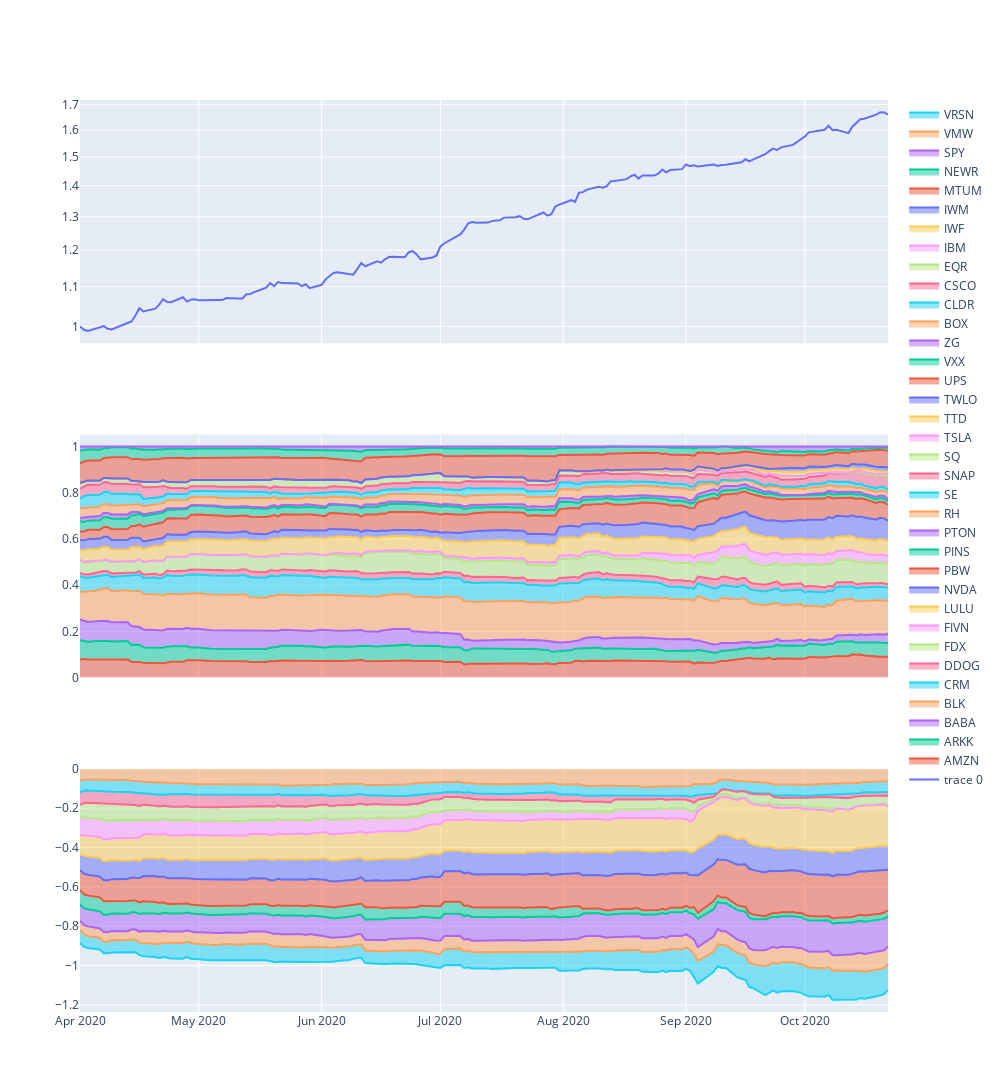

Notebook code for this chart:
### Code cell
from plotly.subplots import make_subplots
import plotly.graph_objects as go

fig = make_subplots(rows=3, cols=1, shared_xaxes=True)

cum_returns = (r.returns_history+1).cumprod()
fig.add_trace(go.Scatter(x=cum_returns.index, y=cum_returns), row=1, col=1)
fig.update_yaxes(type="log", row=1, col=1)


long_allocations = r.allocation_history[[c for c in r.allocation_history.columns if c in LONG_CANDIDATES]]
for (k, v) in long_allocations.items():
    fig.add_trace(go.Scatter(x=r.allocation_history.index, y=v, name=k, stackgroup='one'), row=2, col=1)
    
short_allocations = r.allocation_history[[c for c in r.allocation_history.columns if c in SHORT_CANDIDATES]]
for (k, v) in short_allocations.items():
    fig.add_trace(go.Scatter(x=r.allocation_history.index, y=v, name=k, stackgroup='one'), row=3, col=1)

fig.update_layout(
    autosize=False,
    width=1000,
    height=1200,)
fig.show()

### Figure 1 — Plotly figure (JSON) as saved in the notebook; plotly's stock layout.template omitted (floating-point values rounded to 4 significant figures; data arrays with more than 128 entries replaced by an {"elided": "..."} marker saying what was removed)
{"data": [{"type": "scatter", "x": {"elided": "143 str values"}, "xaxis": "x", "y": {"elided": "143 float values"}, "yaxis": "y"}, {"name": "AMZN", "stackgroup": "one", "type": "scatter", "x": {"elided": "143 str values"}, "xaxis": "x2", "y": {"elided": "143 float values"}, "yaxis": "y2"}, {"name": "ARKK", "stackgroup": "one", "type": "scatter", "x": {"elided": "143 str values"}, "xaxis": "x2", "y": {"elided": "143 float values"}, "yaxis": "y2"}, {"name": "BABA", "stackgroup": "one", "type": "scatter", "x": {"elided": "143 str values"}, "xaxis": "x2", "y": {"elided": "143 float values"}, "yaxis": "y2"}, {"name": "BLK", "stackgroup": "one", "type": "scatter", "x": {"elided": "143 str values"}, "xaxis": "x2", "y": {"elided": "143 float values"}, "yaxis": "y2"}, {"name": "CRM", "stackgroup": "one", "type": "scatter", "x": {"elided": "143 str values"}, "xaxis": "x2", "y": {"elided": "143 float values"}, "yaxis": "y2"}, {"name": "DDOG", "stackgroup": "one", "type": "scatter", "x": {"elided": "143 str values"}, "xaxis": "x2", "y": {"elided": "143 float values"}, "yaxis": "y2"}, {"name": "FDX", "stackgroup": "one", "type": "scatter", "x": {"elided": "143 str values"}, "xaxis": "x2", "y": {"elided": "143 float values"}, "yaxis": "y2"}, {"name": "FIVN", "stackgroup": "one", "type": "scatter", "x": {"elided": "143 str values"}, "xaxis": "x2", "y": {"elided": "143 float values"}, "yaxis": "y2"}, {"name": "LULU", "stackgroup": "one", "type": "scatter", "x": {"elided": "143 str values"}, "xaxis": "x2", "y": {"elided": "143 float values"}, "yaxis": "y2"}, {"name": "NVDA", "stackgroup": "one", "type": "scatter", "x": {"elided": "143 str values"}, "xaxis": "x2", "y": {"elided": "143 float values"}, "yaxis": "y2"}, {"name": "PBW", "stackgroup": "one", "type": "scatter", "x": {"elided": "143 str values"}, "xaxis": "x2", "y": {"elided": "143 float values"}, "yaxis": "y2"}, {"name": "PINS", "stackgroup": "one", "type": "scatter", "x": {"elided": "143 str values"}, "xaxis": "x2", "y": {"elided": "143 float values"}, "yaxis": "y2"}, {"name": "PTON", "stackgroup": "one", "type": "scatter", "x": {"elided": "143 str values"}, "xaxis": "x2", "y": {"elided": "143 float values"}, "yaxis": "y2"}, {"name": "RH", "stackgroup": "one", "type": "scatter", "x": {"elided": "143 str values"}, "xaxis": "x2", "y": {"elided": "143 float values"}, "yaxis": "y2"}, {"name": "SE", "stackgroup": "one", "type": "scatter", "x": {"elided": "143 str values"}, "xaxis": "x2", "y": {"elided": "143 float values"}, "yaxis": "y2"}, {"name": "SNAP", "stackgroup": "one", "type": "scatter", "x": {"elided": "143 str values"}, "xaxis": "x2", "y": {"elided": "143 float values"}, "yaxis": "y2"}, {"name": "SQ", "stackgroup": "one", "type": "scatter", "x": {"elided": "143 str values"}, "xaxis": "x2", "y": {"elided": "143 float values"}, "yaxis": "y2"}, {"name": "TSLA", "stackgroup": "one", "type": "scatter", "x": {"elided": "143 str values"}, "xaxis": "x2", "y": {"elided": "143 float values"}, "yaxis": "y2"}, {"name": "TTD", "stackgroup": "one", "type": "scatter", "x": {"elided": "143 str values"}, "xaxis": "x2", "y": {"elided": "143 float values"}, "yaxis": "y2"}, {"name": "TWLO", "stackgroup": "one", "type": "scatter", "x": {"elided": "143 str values"}, "xaxis": "x2", "y": {"elided": "143 float values"}, "yaxis": "y2"}, {"name": "UPS", "stackgroup": "one", "type": "scatter", "x": {"elided": "143 str values"}, "xaxis": "x2", "y": {"elided": "143 float values"}, "yaxis": "y2"}, {"name": "VXX", "stackgroup": "one", "type": "scatter", "x": {"elided": "143 str values"}, "xaxis": "x2", "y": {"elided": "143 float values"}, "yaxis": "y2"}, {"name": "ZG", "stackgroup": "one", "type": "scatter", "x": {"elided": "143 str values"}, "xaxis": "x2", "y": {"elided": "143 float values"}, "yaxis": "y2"}, {"name": "BOX", "stackgroup": "one", "type": "scatter", "x": {"elided": "143 str values"}, "xaxis": "x3", "y": {"elided": "143 float values"}, "yaxis": "y3"}, {"name": "CLDR", "stackgroup": "one", "type": "scatter", "x": {"elided": "143 str values"}, "xaxis": "x3", "y": {"elided": "143 float values"}, "yaxis": "y3"}, {"name": "CSCO", "stackgroup": "one", "type": "scatter", "x": {"elided": "143 str values"}, "xaxis": "x3", "y": {"elided": "143 float values"}, "yaxis": "y3"}, {"name": "EQR", "stackgroup": "one", "type": "scatter", "x": {"elided": "143 str values"}, "xaxis": "x3", "y": {"elided": "143 float values"}, "yaxis": "y3"}, {"name": "IBM", "stackgroup": "one", "type": "scatter", "x": {"elided": "143 str values"}, "xaxis": "x3", "y": {"elided": "143 float values"}, "yaxis": "y3"}, {"name": "IWF", "stackgroup": "one", "type": "scatter", "x": {"elided": "143 str values"}, "xaxis": "x3", "y": {"elided": "143 float values"}, "yaxis": "y3"}, {"name": "IWM", "stackgroup": "one", "type": "scatter", "x": {"elided": "143 str values"}, "xaxis": "x3", "y": {"elided": "143 float values"}, "yaxis": "y3"}, {"name": "MTUM", "stackgroup": "one", "type": "scatter", "x": {"elided": "143 str values"}, "xaxis": "x3", "y": {"elided": "143 float values"}, "yaxis": "y3"}, {"name": "NEWR", "stackgroup": "one", "type": "scatter", "x": {"elided": "143 str values"}, "xaxis": "x3", "y": {"elided": "143 float values"}, "yaxis": "y3"}, {"name": "SPY", "stackgroup": "one", "type": "scatter", "x": {"elided": "143 str values"}, "xaxis": "x3", "y": {"elided": "143 float values"}, "yaxis": "y3"}, {"name": "VMW", "stackgroup": "one", "type": "scatter", "x": {"elided": "143 str values"}, "xaxis": "x3", "y": {"elided": "143 float values"}, "yaxis": "y3"}, {"name": "VRSN", "stackgroup": "one", "type": "scatter", "x": {"elided": "143 str values"}, "xaxis": "x3", "y": {"elided": "143 float values"}, "yaxis": "y3"}], "layout": {"autosize": false, "height": 1200, "width": 1000, "xaxis": {"anchor": "y", "domain": [0, 1], "matches": "x3", "showticklabels": false}, "xaxis2": {"anchor": "y2", "domain": [0, 1], "matches": "x3", "showticklabels": false}, "xaxis3": {"anchor": "y3", "domain": [0, 1]}, "yaxis": {"anchor": "x", "domain": [0.7333, 1], "type": "log"}, "yaxis2": {"anchor": "x2", "domain": [0.3667, 0.6333]}, "yaxis3": {"anchor": "x3", "domain": [0, 0.2667]}}}
